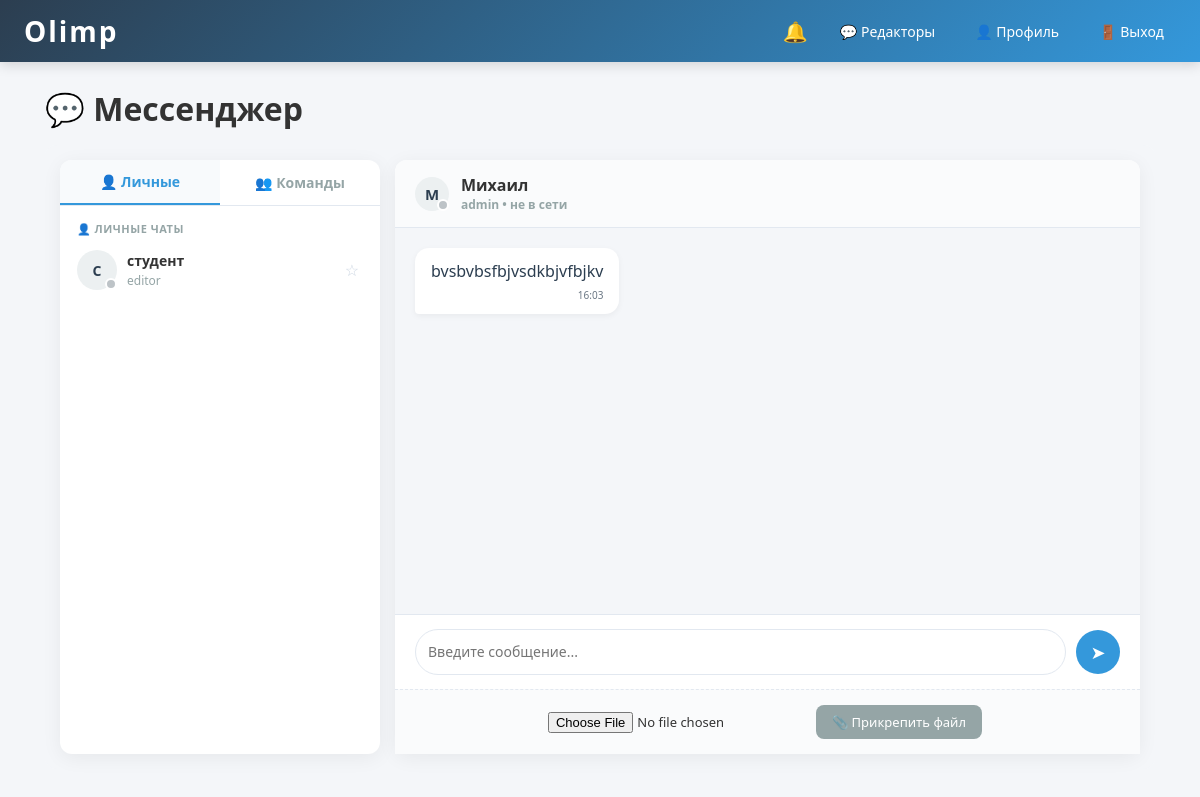
Screenshot of /chat?user_id=2 (signed in) with the database file from the repository.
### models.py (models this page shows)
class User(UserMixin, db.Model):
    id = db.Column(db.Integer, primary_key=True)
    username = db.Column(db.String(80), unique=True, nullable=False)
    password = db.Column(db.String(128), nullable=False)
    email = db.Column(db.String(120), unique=True, nullable=False)
    birth_date = db.Column(db.String(20), nullable=False)
    role = db.Column(db.String(20), default='student')  # student, operator, editor, admin, super_admin
    agreed = db.Column(db.Boolean, default=False)
    created_at = db.Column(db.DateTime, default=datetime.utcnow)
    messages_sent = db.relationship('Message', foreign_keys='Message.sender_id', backref='sender', lazy=True)
    messages_received = db.relationship('Message', foreign_keys='Message.receiver_id', backref='receiver', lazy=True)
    notifications = db.relationship('Notification', backref='user', lazy=True, cascade='all, delete-orphan')
    group_messages = db.relationship('GroupMessage', backref='sender', lazy=True)

class Message(db.Model):
    id = db.Column(db.Integer, primary_key=True)
    sender_id = db.Column(db.Integer, db.ForeignKey('user.id'), nullable=False)
    receiver_id = db.Column(db.Integer, db.ForeignKey('user.id'), nullable=False)
    content = db.Column(db.Text, nullable=True)
    filename = db.Column(db.String(200), nullable=True)
    filepath = db.Column(db.String(500), nullable=True)
    timestamp = db.Column(db.DateTime, default=datetime.utcnow)
    is_read = db.Column(db.Boolean, default=False)

### app.py (the view)
@app.route('/chat')
@login_required
def chat():
    role = current_user.role
    users = []
    if role == 'student':
        pinned = PinnedChat.query.filter_by(user_id=current_user.id).all()
        users = [db.session.get(User, rec.operator_id) for rec in pinned]
        users = [u for u in users if u]  # убираем None, если оператор удалён
    elif role in ['operator', 'super_admin']:
        users = User.query.filter(User.id != current_user.id).order_by(User.username).all()
    else:
        users = User.query.filter(User.role == role, User.id != current_user.id).order_by(User.username).all()
    same_role_users = User.query.filter(User.role == role, User.id != current_user.id).order_by(User.username).all() \
        if role in ['operator', 'editor', 'admin'] else []
    fav_ids = {f.target_id for f in Favorite.query.filter_by(user_id=current_user.id).all()}
    system_groups = GroupChat.query.filter(
        GroupChat.is_custom == False,
        GroupChat.role_required.in_([current_user.role, 'admin' if current_user.role == 'super_admin' else current_user.role])
    ).all()
    custom_groups = current_user.joined_groups if hasattr(current_user, 'joined_groups') else []
    my_groups = list(set(system_groups + custom_groups))
    chat_user_id = request.args.get('user_id', type=int)
    group_id = request.args.get('group', type=int)
    messages, selected_group = [], None
    if group_id:
        selected_group = GroupChat.query.get_or_404(group_id)
        messages = GroupMessage.query.filter_by(chat_id=group_id).order_by(GroupMessage.timestamp).all()
    elif chat_user_id:
        messages = Message.query.filter(
            ((Message.sender_id == current_user.id) & (Message.receiver_id == chat_user_id)) |
            ((Message.sender_id == chat_user_id) & (Message.receiver_id == current_user.id))
        ).order_by(Message.timestamp).all()
        for m in messages:
            if m.receiver_id == current_user.id: m.is_read = True
        db.session.commit()
    visible_online = set(online_users)
    return render_template('chat.html',
                           users=users,
                           messages=messages,
                           selected_user=db.session.get(User, chat_user_id) if chat_user_id else None,
                           selected_group=selected_group,
                           fav_ids=fav_ids,
                           online_users=visible_online,
                           my_groups=my_groups,
                           same_role_users=same_role_users) # 🔹 Передаём закреплённых операторов # 🔹 Передаём закреплённые чаты

### app.py (called while the page is built)
@login_manager.user_loader
def load_user(user_id):
    return User.query.get(int(user_id))

@app.context_processor
def inject_globals():
    if current_user.is_authenticated:
        unread = Notification.query.filter_by(user_id=current_user.id, is_read=False).count()
        role = current_user.role
        groups = []
        if role == 'operator':
            groups = GroupChat.query.filter_by(role_required='operator').all()
        elif role == 'editor':
            groups = GroupChat.query.filter_by(role_required='editor').all()
        elif role in ['admin', 'super_admin']:
            groups = GroupChat.query.filter_by(role_required='admin').all()
        return dict(unread_count=unread, my_groups=groups)
    return dict(unread_count=0, my_groups=[])

@app.context_processor
def inject_globals():
    if current_user.is_authenticated:
        unread = Notification.query.filter_by(user_id=current_user.id, is_read=False).count()
        role = current_user.role
        groups = GroupChat.query.filter(GroupChat.role_required.in_([role, 'admin' if role == 'super_admin' else role])).all()
        return dict(unread_count=unread, my_groups=groups)
    return dict(unread_count=0, my_groups=[])

### templates/chat.html (shortened to what this page needs)
{% extends "base.html" %}
{% block content %}
<h1 style="margin-bottom:15px;">💬 Мессенджер</h1>
<div class="chat-wrapper">
  <div class="chat-sidebar">
    <div class="sidebar-tabs">
      <button class="tab-btn active" data-tab="personal">👤 Личные</button>
      <button class="tab-btn" data-tab="groups">👥 Команды</button>
    </div>
    <div id="tab-personal" class="user-list">
      <div class="section-title" style="color: {% if current_user.role == 'student' %}var(--accent){% else %}var(--muted){% endif %};">
        {% if current_user.role == 'student' %}📌 Ваш оператор{% else %}👤 Личные чаты{% endif %}
      </div>
      {% if users %}
        {% for u in users %}
        <a href="{{ url_for('chat', user_id=u.id) }}" class="chat-item {% if selected_user and selected_user.id == u.id %}active{% endif %}" data-id="{{ u.id }}">
          <div class="avatar {% if current_user.role == 'student' %}pinned-op{% endif %}">
            {{ u.username[0]|upper }}
            <span class="status-dot {% if u.id in online_users %}online{% endif %}"></span>
          </div>
          <div class="item-info">
            <div class="item-name">{{ u.username }}</div>
            <div class="item-sub">{{ u.role }}{% if current_user.role == 'student' %} • закреплён{% endif %}</div>
          </div>
          <div class="item-actions">
            <button class="action-btn {% if u.id in fav_ids %}active{% endif %}" onclick="toggleFav(event, {{ u.id }})">{% if u.id in fav_ids %}★{% else %}☆{% endif %}</button>
          </div>
        </a>
        {% endfor %}
      {% else %}
        <div style="padding:25px; text-align:center; color:#888; font-size:13px; line-height:1.5;">
          {% if current_user.role == 'student' %}Оператор ещё не закрепил чат с вами.<br>Ожидайте назначения или обратитесь в поддержку.{% else %}Нет доступных контактов{% endif %}
        </div>
      {% endif %}
    </div>
  </div>
  <div class="chat-main">
    {% if selected_user or selected_group %}
      <div class="chat-header">
        {% if selected_group %}
          <div class="avatar group" style="width:34px; height:34px; font-size:15px; {% if selected_group.avatar %}background-image:url('{{ url_for('uploaded_file', filename=selected_group.avatar) }}');{% endif %}">
            {% if not selected_group.avatar %}💬{% endif %}
          </div>
          <div>
            <div>{{ selected_group.name }}</div>
            <div style="font-size:12px; color:var(--muted);">{{ (selected_group.description or 'Групповой чат') | truncate(50) }}</div>
          </div>
        {% else %}
          <div class="avatar " style="width:34px; height:34px; font-size:15px;">{{ selected_user.username[0]|upper }}<span class="status-dot "></span></div>
          <div>
            <div>{{ selected_user.username }}</div>
            <div style="font-size:12px; color:var(--muted);">{{ selected_user.role }} • {% if selected_user.id in online_users %}<span style="color:var(--online)">в сети</span>{% else %}не в сети{% endif %}</div>
          </div>
        {% endif %}
      </div>
      <div class="messages" id="chat-box"
           data-type="{{ 'group' if selected_group else 'private' }}"
           data-group-id="{{ selected_group.id if selected_group else '' }}"
           data-other="{{ selected_user.id if selected_user else '' }}"
           data-me="{{ current_user.id }}">
        {% for msg in messages %}
          <div class="msg {% if msg.sender_id == current_user.id %}sent{% else %}received{% endif %} {% if selected_group %}msg-group{% endif %}">
            <div>{{ msg.content }}</div>
            <div class="msg-meta">{{ msg.timestamp.strftime('%H:%M') }}</div>
          </div>
        {% endfor %}
      </div>
      <div class="input-area">
        <form id="msg-form" style="display:flex; gap:10px; flex:1; align-items:center; width:100%;">
          <textarea id="msg-input" placeholder="Введите сообщение..." required></textarea>
          <button type="submit" class="send-btn" title="Отправить">➤</button>
        </form>
      </div>
      {% if not selected_group %}
      <div class="file-uploader">
        <form method="POST" action="{{ url_for('send_message') }}" enctype="multipart/form-data" style="display:inline-flex; gap:10px; align-items:center;">
          <input type="file" name="file" style="font-size:13px;">
          <button class="btn btn-secondary" type="submit" style="padding:8px 16px; font-size:13px;">📎 Прикрепить файл</button>
        </form>
      </div>
      {% endif %}
    {% endif %}
  </div>
</div>
{% endblock %}

### static/css/style.css (style rules this page uses)
* { margin: 0; padding: 0; box-sizing: border-box; font-family: 'Segoe UI', Tahoma, Geneva, Verdana, sans-serif; }
body { background: #f4f6f9; color: #333; min-height: 100vh; }
.btn { display: inline-block; padding: 10px 20px; border: none; border-radius: 8px; cursor: pointer; font-size: 15px; text-decoration: none; transition: all 0.3s; margin: 5px; }
.btn-secondary { background: #95a5a6; color: #fff; }

### templates/base.html (style rules this page uses)
:root { --nav-bg: linear-gradient(135deg, #2c3e50, #3498db); --text-light: #fff; --accent: #e74c3c; --bg-light: #f4f6f9; }
* { box-sizing: border-box; margin: 0; padding: 0; }
body { font-family: system-ui, -apple-system, sans-serif; background: var(--bg-light); color: #333; min-height: 100vh; }

### templates/chat.html (style rules this page uses)
:root { --bg-chat: #f4f6f9; --bg-sidebar: #ffffff; --primary: #3498db; --accent: #e67e22; --text: #2c3e50; --muted: #95a5a6; --online: #2ecc71; --offline: #bdc3c7; --border: #e2e8f0; --hover: #f8fafc; --active: #eff6ff; --radius: 12px; }
.chat-wrapper { display: flex; height: 78vh; gap: 15px; background: var(--bg-chat); padding: 15px; border-radius: var(--radius); }
.chat-sidebar { width: 320px; background: var(--bg-sidebar); border-radius: var(--radius); box-shadow: 0 4px 20px rgba(0,0,0,0.06); display: flex; flex-direction: column; overflow: hidden; }
.sidebar-tabs { display: flex; border-bottom: 1px solid var(--border); }
.tab-btn { flex: 1; padding: 12px; background: none; border: none; cursor: pointer; font-weight: 600; color: var(--muted); transition: 0.2s; font-size: 14px; }
.tab-btn.active { color: var(--primary); border-bottom: 2px solid var(--primary); background: #f8fafc; }
.user-list { flex: 1; overflow-y: auto; padding: 5px; }
.section-title { padding: 10px 12px 4px; font-size: 11px; text-transform: uppercase; letter-spacing: 0.5px; color: var(--muted); font-weight: 700; }
.chat-item { display: flex; align-items: center; padding: 10px 12px; border-radius: 8px; cursor: pointer; transition: 0.2s; gap: 10px; text-decoration: none; color: inherit; position: relative; }
.avatar { width: 40px; height: 40px; border-radius: 50%; background: #ecf0f1; display: flex; align-items: center; justify-content: center; font-weight: 600; color: var(--text); font-size: 14px; flex-shrink: 0; position: relative; background-size: cover; background-position: center; }
.status-dot { position: absolute; bottom: 0; right: 0; width: 12px; height: 12px; border-radius: 50%; background: var(--offline); border: 2px solid #fff; transition: 0.2s; }
.item-info { flex: 1; min-width: 0; }
.item-name { font-weight: 600; white-space: nowrap; overflow: hidden; text-overflow: ellipsis; font-size: 14px; }
.item-sub { font-size: 12px; color: var(--muted); margin-top: 2px; }
.item-actions { display: flex; gap: 6px; }
.action-btn { background: none; border: none; cursor: pointer; font-size: 16px; color: #cbd5e1; transition: 0.2s; padding: 4px; border-radius: 4px; }
.chat-main { flex: 1; background: #fff; border-radius: var(--radius); display: flex; flex-direction: column; box-shadow: 0 4px 20px rgba(0,0,0,0.06); }
.chat-header { padding: 14px 20px; border-bottom: 1px solid var(--border); font-weight: 600; background: #fafbfc; border-radius: var(--radius) var(--radius) 0 0; display: flex; align-items: center; gap: 12px; }
.messages { flex: 1; overflow-y: auto; padding: 20px; background: var(--bg-chat); display: flex; flex-direction: column; gap: 12px; }
.msg { max-width: 75%; padding: 12px 16px; border-radius: 14px; line-height: 1.4; box-shadow: 0 2px 6px rgba(0,0,0,0.05); word-wrap: break-word; }
.msg.received { align-self: flex-start; background: #fff; color: var(--text); border-bottom-left-radius: 4px; }
.msg-meta { font-size: 10px; opacity: 0.7; margin-top: 6px; text-align: right; }
.input-area { padding: 14px 20px; background: #fff; border-top: 1px solid var(--border); display: flex; gap: 10px; align-items: center; border-radius: 0 0 var(--radius) var(--radius); }
.input-area textarea { flex: 1; padding: 12px; border: 1px solid var(--border); border-radius: 24px; resize: none; height: 46px; font-size: 14px; outline: none; transition: 0.2s; font-family: inherit; }
.send-btn { width: 44px; height: 44px; border-radius: 50%; background: var(--primary); color: #fff; border: none; cursor: pointer; display: flex; align-items: center; justify-content: center; transition: 0.2s; font-size: 18px; }
.file-uploader { padding: 10px 20px; border-top: 1px dashed var(--border); background: #fafbfc; text-align: center; }

### rows the page displays
User: username "С", username "студент", role "editor"
User: username "М", username "Михаил", role "admin"
Message: content "bvsbvbsfbjvsdkbjvfbjkv", timestamp "16:03"
